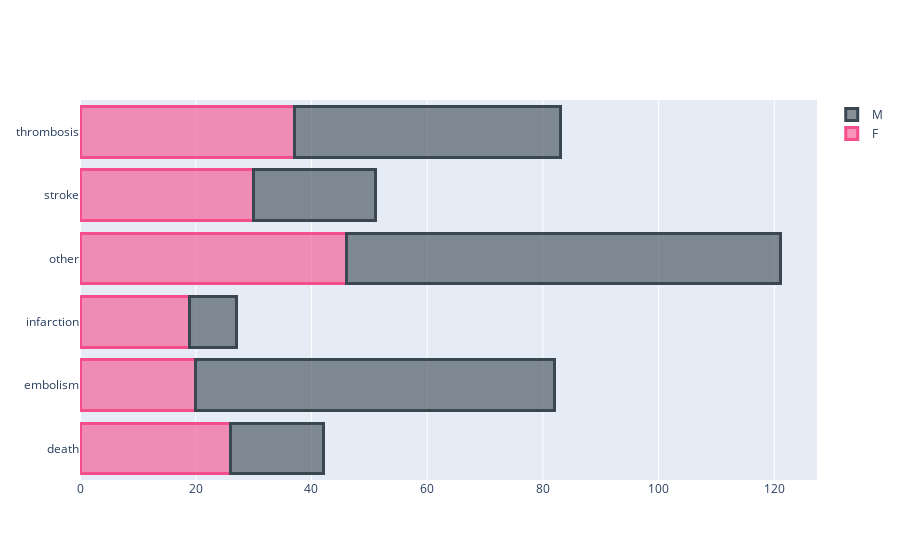

Notebook cell for this chart:
### Code cell
df_agg = df_agg.sort_values(by='reaction')

fig = go.Figure()
fig.add_trace(go.Bar(
    y=df_agg[df_agg.sex=='F'].reaction,
    x=df_agg[df_agg.sex=='F']['size'],
    name='F',
    orientation='h',
    marker=dict(
        color='rgba(246, 78, 139, 0.6)',
        line=dict(color='rgba(246, 78, 139, 1.0)', width=3)
    )
))
fig.add_trace(go.Bar(
    y=df_agg[df_agg.sex=='M'].reaction,
    x=df_agg[df_agg.sex=='M']['size'],
    name='M',
    orientation='h',
    marker=dict(
        color='rgba(58, 71, 80, 0.6)',
        line=dict(color='rgba(58, 71, 80, 1.0)', width=3)
    )
))

fig.update_layout(barmode='stack')
fig.show()

### Figure 1 — Plotly figure (JSON) as saved in the notebook; plotly's stock layout.template omitted (floating-point values rounded to 4 significant figures)
{"data": [{"marker": {"color": "rgba(246, 78, 139, 0.6)", "line": {"color": "rgba(246, 78, 139, 1.0)", "width": 3}}, "name": "F", "orientation": "h", "x": [26, 20, 19, 46, 30, 37], "y": ["death", "embolism", "infarction", "other", "stroke", "thrombosis"], "type": "bar"}, {"marker": {"color": "rgba(58, 71, 80, 0.6)", "line": {"color": "rgba(58, 71, 80, 1.0)", "width": 3}}, "name": "M", "orientation": "h", "x": [16, 62, 8, 75, 21, 46], "y": ["death", "embolism", "infarction", "other", "stroke", "thrombosis"], "type": "bar"}], "layout": {"barmode": "stack"}}
